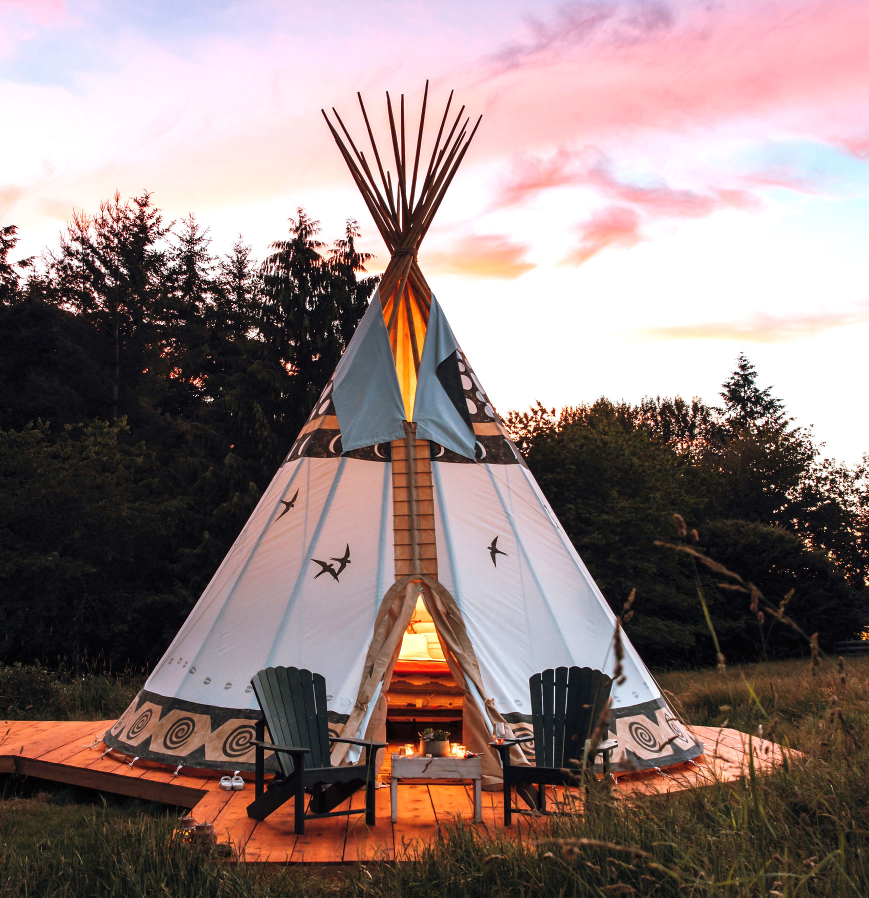
#> input picture Trial-AI-Base-Images/1.1-Nomadics-Homepage-original-Size-and-Model.jpg, 1737 x 1795 px (shown at 1/2 size)
$ python -i edge_detection.py   (imports and definitions only)
#> lines starting #> are read from the running program, lines starting #| are printed output that depends on the picture; after the words box and inside, x2 and y2 are one past the last pixel; in counts of white or black regions, pixels touching at a corner belong together
import numpy as np
import cv2
import copy as cp
from sklearn.cluster import KMeans
from svgpathtools import Path, Line, wsvg, CubicBezier
from svgpathtools import svg2paths2
import math

import matplotlib.pyplot as plt


# from autotrace import Bitmap, VectorFormat

def split_contour_by_accumulated_deflection(contour, angle_threshold=270):
    """
    Splits a contour into sub-contours when the accumulated angle of deflection
    exceeds the threshold.

    Args:
        contour: A NumPy array representing the contour points (x,y coordinates).
        angle_threshold: The maximum accumulated deflection angle in degrees.

    Returns:
        A list of sub-contours, where each sub-contour is a NumPy array
        of contour points.
    """

    sub_contours = []
    current_sub_contour = []
    accumulated_angle = 0
    prev_pt = None
    test = len(contour)

    if len(contour) == 1:
        sub_contours.append(contour)
    else:
        angle_pos, angle_prev_pos, angle_same_dir = True, True, 0
        for pt_raw in contour:
            pt = pt_raw[0]
            angle_prev_pos = angle_pos
            if prev_pt is not None:
                # Calculate angle between current and previous segments
                if len(current_sub_contour) > 1:
                    prevprev_pt = current_sub_contour[-2][0]
                    v1, v2 = prev_pt - prevprev_pt, pt - prev_pt
                    cross_product = np.cross(v1, v2)
                    dot_product = np.dot(v1, v2)
                    angle_rad = np.arctan2(cross_product, dot_product)
                    angle = np.degrees(angle_rad)
                else:
                    angle = 0

                # #Reset if angle deviates
                # if math.copysign(1, angle) != math.copysign(1, accumulated_angle):
                #     accumulated_angle = 0

                # Accumulate deflection
                if angle < 0 or angle > 180:
                    angle_pos = True
                else:
                    angle_pos = False

                if angle_pos != angle_prev_pos: angle_same_dir = 0
                angle_same_dir += (angle + 180) % 360 - 180

                accumulated_angle = 0.8 * accumulated_angle + 0.2 * angle

                # Check for deflection threshold
                if (abs(accumulated_angle) >= angle_threshold or
                        abs(angle_same_dir) > 0.7 * angle_threshold):
                    sub_contours.append(np.array(current_sub_contour))
                    current_sub_contour = [[prev_pt]]
                    accumulated_angle = 0  # Reset accumulated angle
                    angle_same_dir = 0

            current_sub_contour.append([pt])
            prev_pt = pt

        if current_sub_contour:
            sub_contours.append(np.array(current_sub_contour))

    return sub_contours


def extract_y_channel_manual(img):
    """
    Extracts the Y' channel from an RGB image manually.
    Should be more efficient than doign full YUV conversion

    Args:
      img: The input RGB image as a NumPy array.

    Returns:
      A NumPy array representing the Y' channel.
    """

    # # Get image dimensions
    # height, width, _ = img.shape
    #
    # # Create an empty array to store the Y' channel
    # y_channel = np.zeros((height, width), dtype=np.uint8)
    #
    # # Define the Y' calculation coefficients (ITU-R BT.601)
    # r_coeff = 0.299
    # g_coeff = 0.587
    # b_coeff = 0.114
    #
    # # Calculate Y' for each pixel
    # for i in range(height):
    #   for j in range(width):
    #     r, g, b = img[i, j]
    #     y_channel[i, j] = int(r * r_coeff + g * g_coeff + b * b_coeff)

    # TODO: speed test cmpr with
    img_yuv = cv2.cvtColor(img, cv2.COLOR_BGR2YUV)
    # Extract the Y' channel
    y_channel = img_yuv[:, :, 0]
    return y_channel


# [120 lines left out: functions split_path_by_deflection, split_svg_file, remove_short_edges, not called in this run]


def detect_edges(image_path):
    """
    Detect edges in an image.

    Read an image, apply a Gaussian filter to remove noise,
    then apply the Laplacian operator to detect edges.

    Parameters:
        image_path (str): Path to the image file.

    Returns:
        postedge (numpy.ndarray): The image with detected edges.
        split_contours (list): A list of contours detected in the image.
    """
    # Read image
    img = cv2.imread(image_path, cv2.IMREAD_COLOR)
#> img is the input picture: shape (1795, 1737, 3); mean B, G, R 124.3, 125.9, 144.7

    # option greyscale vs y channel
    # Result seems basically the same
    img_y = extract_y_channel_manual(img)
#> in extract_y_channel_manual, `img_yuv = cv2.cvtColor(img, cv2.COLOR_BGR2YUV)`: img_yuv: shape (1795, 1737, 3); mean of channels 0, 1, 2 131.4, 124.5, 139.7
#> in extract_y_channel_manual, `y_channel = img_yuv[:, :, 0]`:
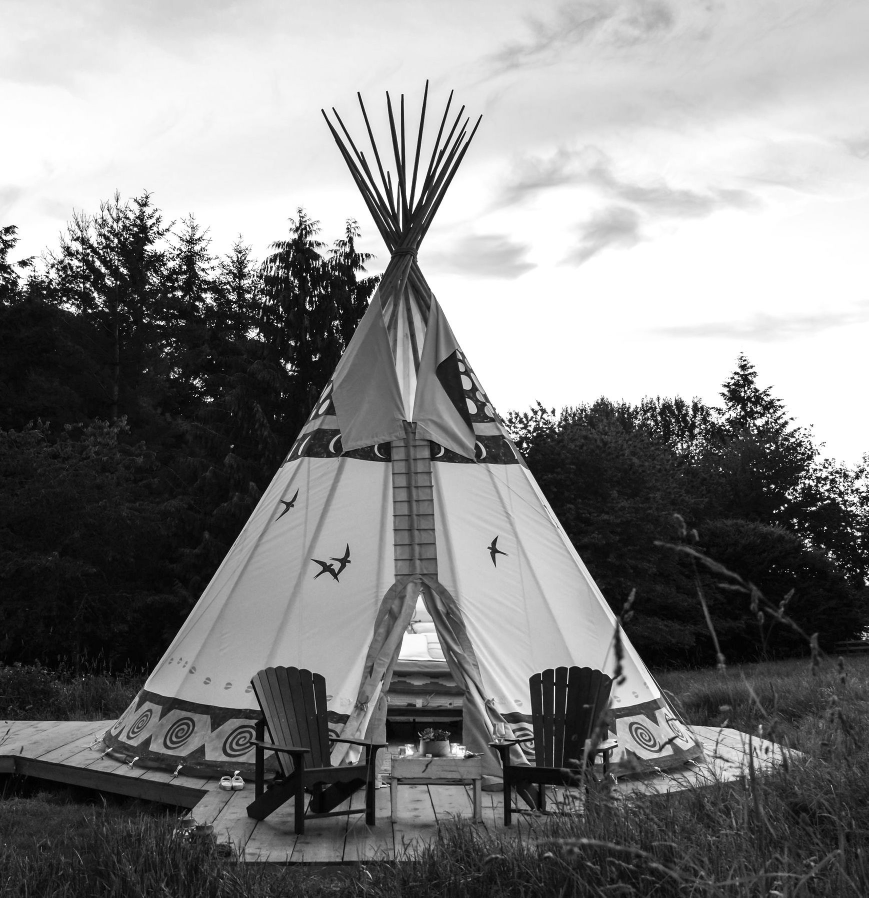
#> y_channel: shape (1795, 1737) (shown at 1/2 size); min 0, max 255, mean 131.4
    img_g = cv2.cvtColor(img, cv2.COLOR_BGR2GRAY)
    img_LAB = cv2.cvtColor(img, cv2.COLOR_BGR2LAB)
#> img_LAB: shape (1795, 1737, 3); mean of channels 0, 1, 2 133.1, 135.3, 132.4
    l_channel, a_channel, b_channel = cv2.split(img_LAB)
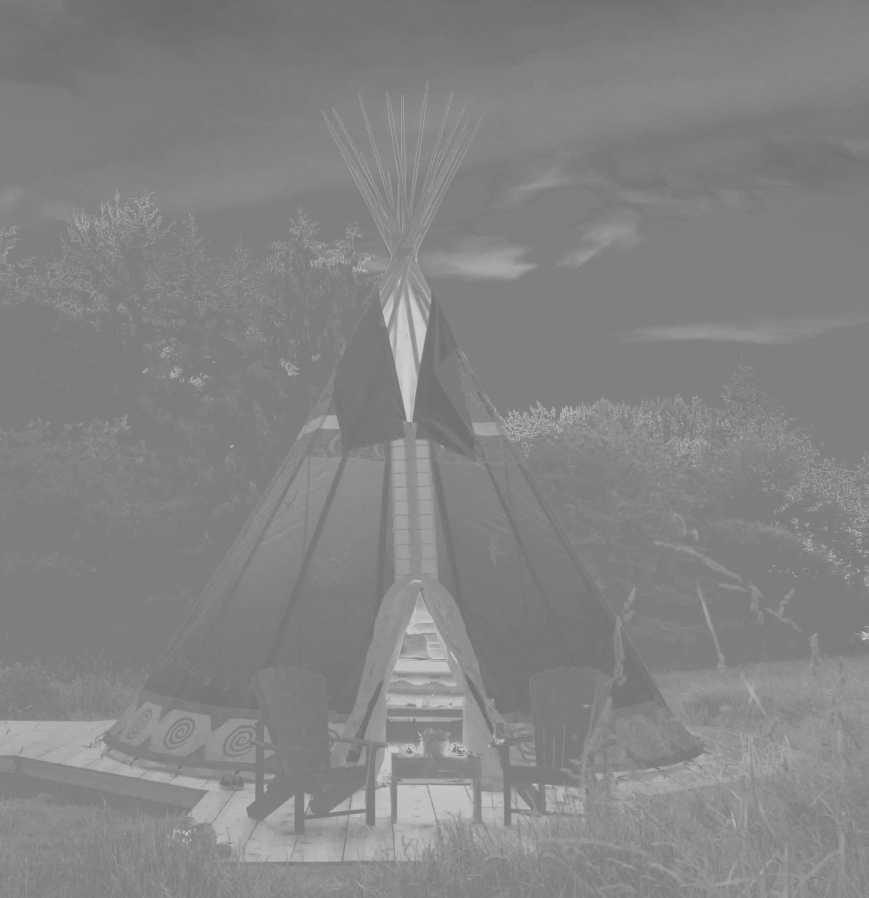
#> b_channel: shape (1795, 1737) (shown at 1/2 size); min 89, max 207, mean 132.4
    edges_post_laplace = np.zeros(img_g.shape, dtype=np.uint8)

    # for channel in [l_channel, a_channel, b_channel]:
    for channel in [img_g]:
        # Remove noise by blurring with a Gaussian filter
        # TODO: play with sigma and kernal size
        # TODO: guassian blur before or after flattening to single channel
        img_blurred = cv2.GaussianBlur(channel, (5, 5), 3)

        # cannyd = cv2.Canny(img_y, 350, 400)

        # TODO: Play with params
        # src	Source image.
        # dst	Destination image of the same size and the same number of channels as src .
        # ddepth	Desired depth of the destination image, see combinations.
        # ksize	Aperture size used to compute the second-derivative filters. See getDerivKernels for details. The size must be positive and odd.
        # scale	Optional scale factor for the computed Laplacian values. By default, no scaling is applied. See getDerivKernels for details.
        # delta	Optional delta value that is added to the results prior to storing them in dst .
        # borderType	Pixel extrapolation method, see BorderTypes. BORDER_WRAP is not supported.
        laplaced = cv2.Laplacian(img_blurred, -1, ksize=5)

        _, thresholded = cv2.threshold(laplaced, 127, 255, cv2.THRESH_TOZERO)

        _, binary_orig = cv2.threshold(thresholded, np.max(img) // 2, np.max(img), cv2.THRESH_BINARY)
        zeros_idx = binary_orig != 0
        edges_post_laplace[zeros_idx] = binary_orig[zeros_idx]
#> this loop made 1 pass
#> pass 1, in detect_edges, `laplaced = cv2.Laplacian(img_blurred, -1, ksize=5)`:
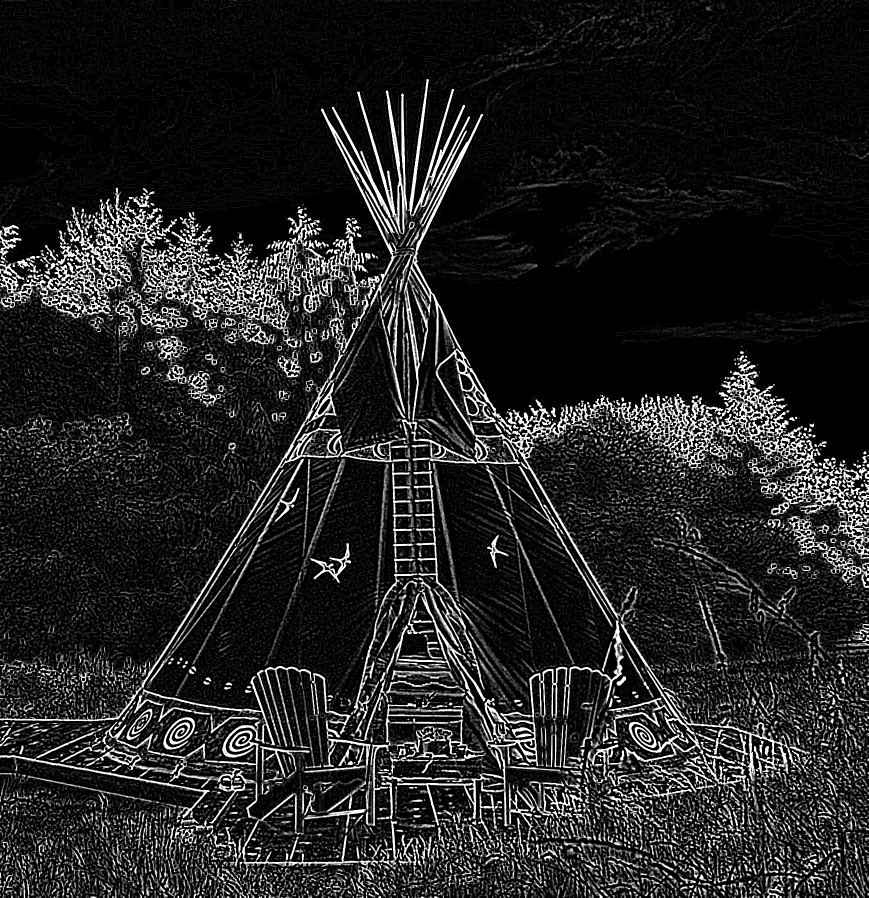
#> laplaced: shape (1795, 1737) (shown at 1/2 size); min 0, max 255, mean 34.8
#> pass 1, in detect_edges, `_, thresholded = cv2.threshold(laplaced, 127, 255, cv2.THRESH_TOZERO)`:
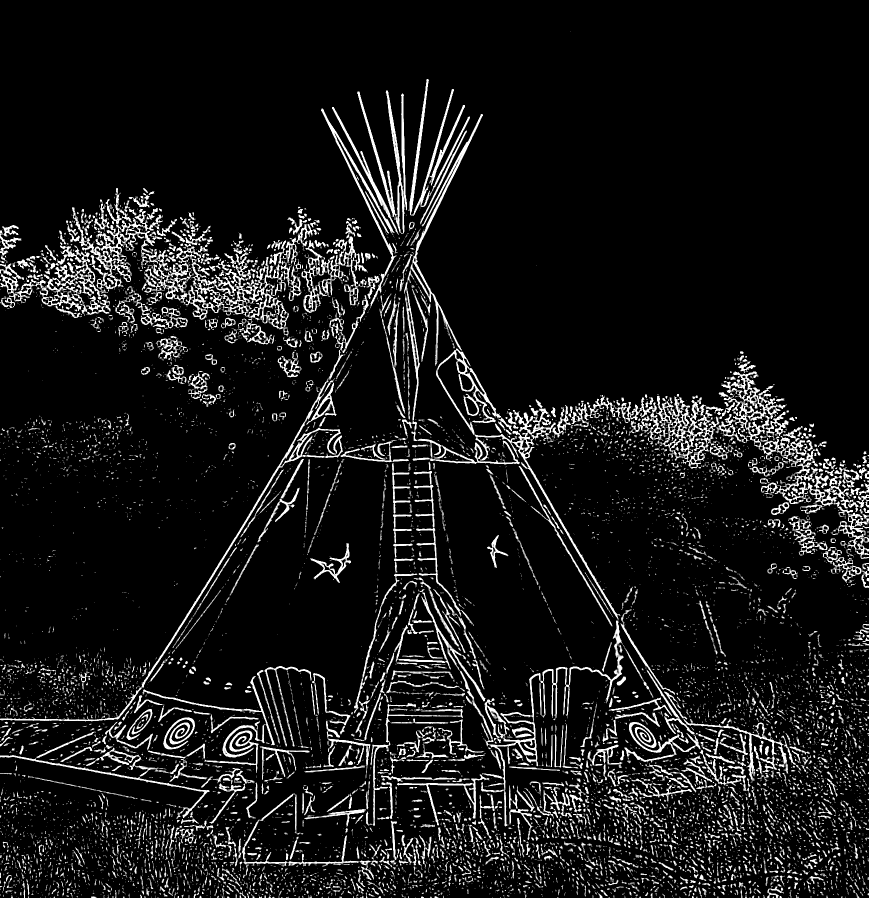
#> thresholded: shape (1795, 1737) (shown at 1/2 size); min 0, max 255, mean 23.3
#> pass 1, in detect_edges, `_, binary_orig = cv2.threshold(thresholded, np.max(img) // 2, np.max(i..`:
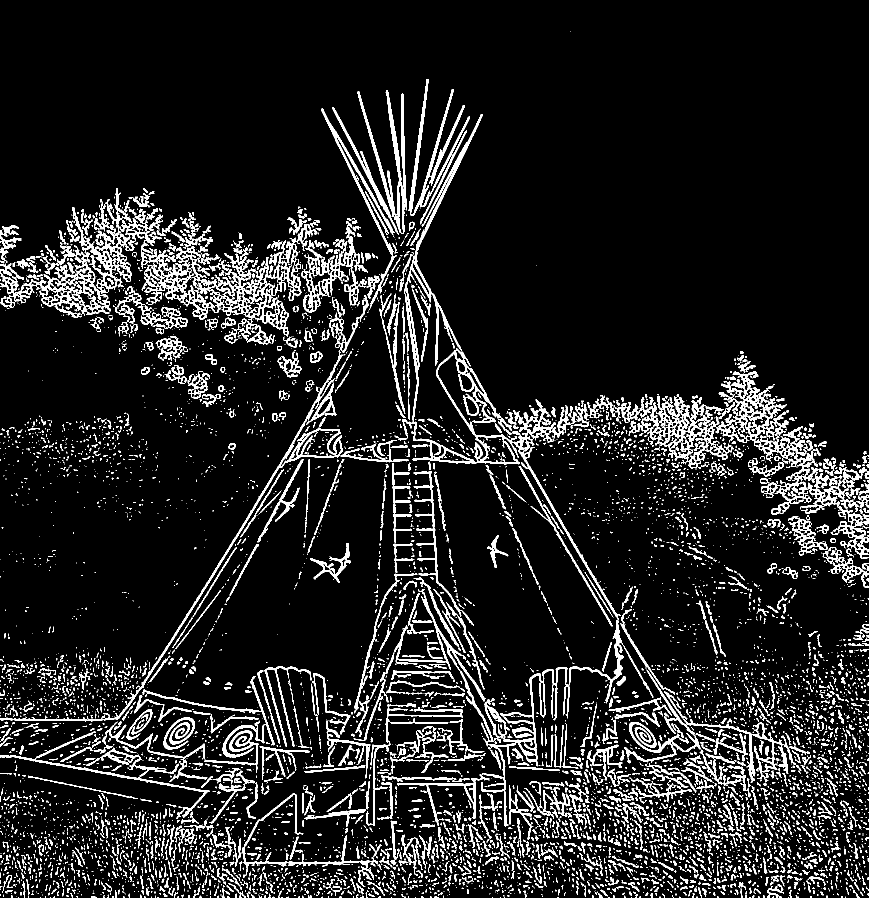
#> binary_orig: shape (1795, 1737) (shown at 1/2 size); 10.5% white; 8305 white regions (6336 under 20 px)

    postedge = edges_post_laplace

    # [32 lines of commented-out code are left out]

    contours, _ = cv2.findContours(postedge, cv2.RETR_EXTERNAL, cv2.CHAIN_APPROX_SIMPLE)
#> contours = 8223 contours, 7082 with area under 20; largest, box (x1, y1, x2, y2) and area: (0, 376, 581, 689) 32028, (1431, 743, 1737, 1118) 14849, (1257, 791, 1457, 938) 10342, (843, 1185, 1248, 1653) 10028, (872, 697, 1241, 1240) 9834
    split_contours = []
    for contour in contours:
        split_contours.extend(split_contour_by_accumulated_deflection(contour, angle_threshold=270))
#> this loop made 8223 passes
#> (contour, test in split_contour_by_accumulated_deflection) on passes 1 to 3: ([[1577, 1794]], 1), ([[1499, 1794], [1500, 1794]], 2), ([[1271, 1794], [1272, 1794]], 2)
#> after the loop, split_contours = 12439 contours, 10379 with area under 20; largest, box (x1, y1, x2, y2) and area: (0, 855, 686, 1443) 69924, (832, 228, 966, 700) 25964, (813, 560, 948, 922) 16720, (231, 700, 679, 1434) 13362, (27, 1510, 419, 1638) 12933
    svg_paths = []
    for contour in split_contours:
        path_data = "M " + " ".join(["{},{}".format(x[0][0], x[0][1]) for x in contour])
        path = Path(path_data)
        if path.length() > 0:
            svg_paths.append(Path(path_data))
#> this loop made 1 pass
#> contour on pass 1: [[1577, 1794]]
#> after the loop, svg_paths = []

    # Write SVG file
    wsvg(svg_paths, filename='test2.svg')

    # [6 lines of commented-out code are left out]
    iters = 0
    # [14 lines of commented-out code are left out]

    return postedge, split_contours


# [20 lines left out: function k_means_clustering, not called in this run]

    # TODO: maybe try to fill in the clusters, segment as object?

#> (the run stopped early here; a loop or call above may not have finished)

$ run again, on Trial-AI-Base-Images/drawn_image_fx_(5).jpg
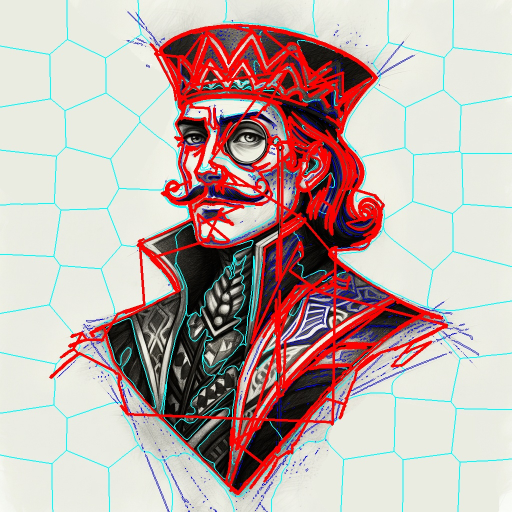
#> input picture Trial-AI-Base-Images/drawn_image_fx_(5).jpg, 1024 x 1024 px (shown at 1/2 size)
#> in detect_edges, img is the input picture: shape (1024, 1024, 3); mean B, G, R 169.1, 173.4, 192.9
#> img_yuv: shape (1024, 1024, 3); mean of channels 0, 1, 2 178.8, 123.5, 138.7
#> img_LAB: shape (1024, 1024, 3); mean of channels 0, 1, 2 187.8, 134.5, 136.4
#> in detect_edges, `l_channel, a_channel, b_channel = cv2.split(img_LAB)`:
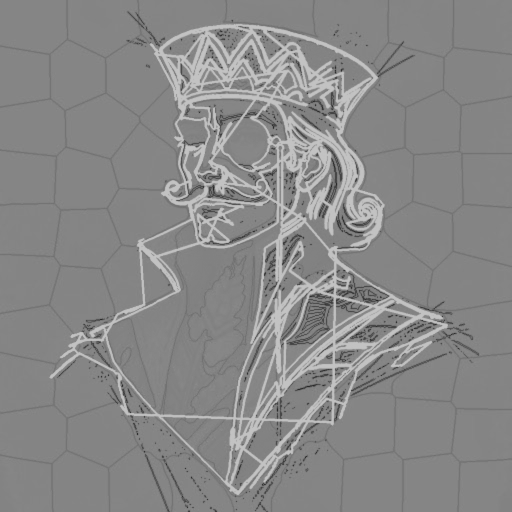
#> b_channel: shape (1024, 1024) (shown at 1/2 size); min 37, max 195, mean 136.4
#> the loop in detect_edges, `for channel in [img_g]:` made 1 pass
#> pass 1, in detect_edges, `_, binary_orig = cv2.threshold(thresholded, np.max(img) // 2, np.max(i..`:
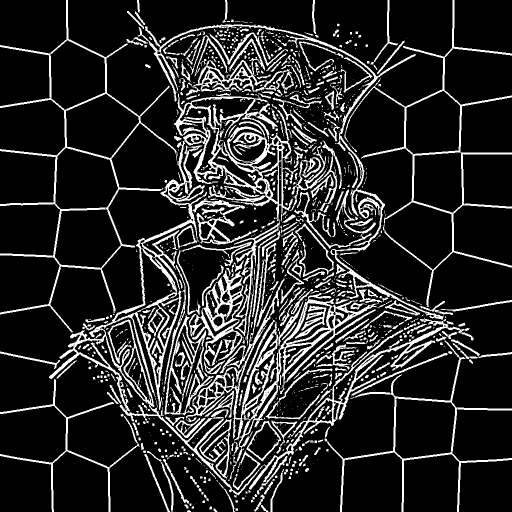
#> binary_orig: shape (1024, 1024) (shown at 1/2 size); 16.3% white; 1209 white regions (735 under 20 px)
#> contours = 1109 contours, 830 with area under 20; largest, box (x1, y1, x2, y2) and area: (0, 0, 353, 665) 56688, (98, 282, 525, 991) 35584, (689, 0, 1024, 614) 27665, (348, 187, 596, 443) 24742, (372, 518, 757, 923) 23100
#> the loop in detect_edges, `for contour in contours:` made 1109 passes
#> test in split_contour_by_accumulated_deflection on passes 1 to 3: 9, 7, 7
#> after the loop in detect_edges, `for contour in contours:`: split_contours = 1831 contours, 1257 with area under 20; largest, box (x1, y1, x2, y2) and area: (483, 49, 832, 343) 26272, (690, 175, 826, 461) 22998, (216, 171, 353, 492) 15536, (649, 787, 790, 918) 13418, (683, 904, 807, 1024) 13140
#> the loop in detect_edges, `for contour in split_contours:` made 1 pass
#> after the loop in detect_edges, `for contour in split_contours:`: svg_paths = []
